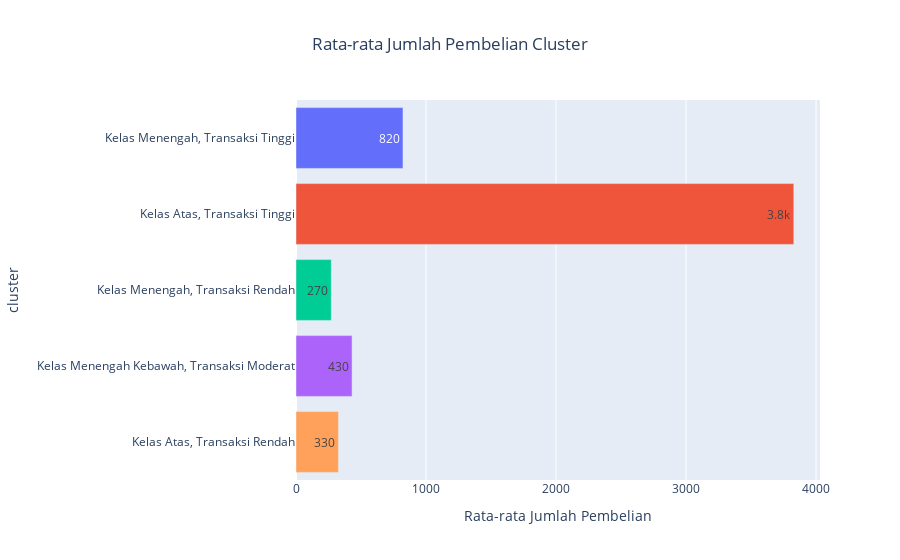

The code cell stored with this chart in its notebook:
### Markdown cell above
Cek nilai rata-rata jumlah pembelian tiap cluster

### Code cell
# bar chart
fig = px.bar(clusterdf2, x="PURCHASES", y="cluster", orientation='h', text_auto='.2s', title='Rata-rata Jumlah Pembelian Cluster', color="cluster")
fig.update_layout(title_x = 0.5)
fig.update_xaxes(title_text="Rata-rata Jumlah Pembelian")
fig.update_traces(showlegend=False)

# display bar chart and grouping data
fig.show()

### Figure 1 — Plotly figure (JSON) as saved in the notebook; plotly's stock layout.template omitted (floating-point values rounded to 4 significant figures)
{"data": [{"alignmentgroup": "True", "hovertemplate": "cluster=%{y}<br>PURCHASES=%{x}<extra></extra>", "legendgroup": "Kelas Menengah, Transaksi Tinggi", "marker": {"color": "#636efa", "pattern": {"shape": ""}}, "name": "Kelas Menengah, Transaksi Tinggi", "offsetgroup": "Kelas Menengah, Transaksi Tinggi", "orientation": "h", "showlegend": false, "textposition": "auto", "texttemplate": "%{x:.2s}", "type": "bar", "x": [822.8], "xaxis": "x", "y": ["Kelas Menengah, Transaksi Tinggi"], "yaxis": "y"}, {"alignmentgroup": "True", "hovertemplate": "cluster=%{y}<br>PURCHASES=%{x}<extra></extra>", "legendgroup": "Kelas Atas, Transaksi Tinggi", "marker": {"color": "#EF553B", "pattern": {"shape": ""}}, "name": "Kelas Atas, Transaksi Tinggi", "offsetgroup": "Kelas Atas, Transaksi Tinggi", "orientation": "h", "showlegend": false, "textposition": "auto", "texttemplate": "%{x:.2s}", "type": "bar", "x": [3829.0], "xaxis": "x", "y": ["Kelas Atas, Transaksi Tinggi"], "yaxis": "y"}, {"alignmentgroup": "True", "hovertemplate": "cluster=%{y}<br>PURCHASES=%{x}<extra></extra>", "legendgroup": "Kelas Menengah, Transaksi Rendah", "marker": {"color": "#00cc96", "pattern": {"shape": ""}}, "name": "Kelas Menengah, Transaksi Rendah", "offsetgroup": "Kelas Menengah, Transaksi Rendah", "orientation": "h", "showlegend": false, "textposition": "auto", "texttemplate": "%{x:.2s}", "type": "bar", "x": [271.4], "xaxis": "x", "y": ["Kelas Menengah, Transaksi Rendah"], "yaxis": "y"}, {"alignmentgroup": "True", "hovertemplate": "cluster=%{y}<br>PURCHASES=%{x}<extra></extra>", "legendgroup": "Kelas Menengah Kebawah, Transaksi Moderat", "marker": {"color": "#ab63fa", "pattern": {"shape": ""}}, "name": "Kelas Menengah Kebawah, Transaksi Moderat", "offsetgroup": "Kelas Menengah Kebawah, Transaksi Moderat", "orientation": "h", "showlegend": false, "textposition": "auto", "texttemplate": "%{x:.2s}", "type": "bar", "x": [431.4], "xaxis": "x", "y": ["Kelas Menengah Kebawah, Transaksi Moderat"], "yaxis": "y"}, {"alignmentgroup": "True", "hovertemplate": "cluster=%{y}<br>PURCHASES=%{x}<extra></extra>", "legendgroup": "Kelas Atas, Transaksi Rendah", "marker": {"color": "#FFA15A", "pattern": {"shape": ""}}, "name": "Kelas Atas, Transaksi Rendah", "offsetgroup": "Kelas Atas, Transaksi Rendah", "orientation": "h", "showlegend": false, "textposition": "auto", "texttemplate": "%{x:.2s}", "type": "bar", "x": [326.5], "xaxis": "x", "y": ["Kelas Atas, Transaksi Rendah"], "yaxis": "y"}], "layout": {"barmode": "relative", "legend": {"title": {"text": "cluster"}, "tracegroupgap": 0}, "title": {"text": "Rata-rata Jumlah Pembelian Cluster", "x": 0.5}, "xaxis": {"anchor": "y", "domain": [0, 1], "title": {"text": "Rata-rata Jumlah Pembelian"}}, "yaxis": {"anchor": "x", "categoryarray": ["Kelas Atas, Transaksi Rendah", "Kelas Menengah Kebawah, Transaksi Moderat", "Kelas Menengah, Transaksi Rendah", "Kelas Atas, Transaksi Tinggi", "Kelas Menengah, Transaksi Tinggi"], "categoryorder": "array", "domain": [0, 1], "title": {"text": "cluster"}}}}
